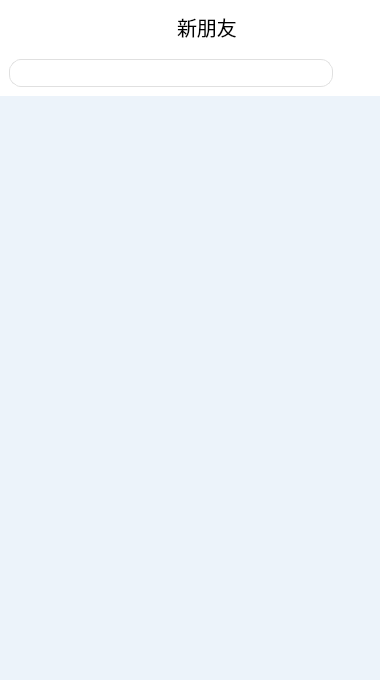
<?xml version="1.0" encoding="UTF-8"?>
<ui version="4.0">
 <class>Widget</class>
 <widget class="QWidget" name="Widget">
  <property name="geometry">
   <rect>
    <x>0</x>
    <y>0</y>
    <width>380</width>
    <height>680</height>
   </rect>
  </property>
  <property name="windowTitle">
   <string>Widget</string>
  </property>
  <property name="styleSheet">
   <string notr="true"/>
  </property>
  <layout class="QGridLayout" name="gridLayout">
   <property name="leftMargin">
    <number>0</number>
   </property>
   <property name="topMargin">
    <number>0</number>
   </property>
   <property name="rightMargin">
    <number>0</number>
   </property>
   <property name="bottomMargin">
    <number>0</number>
   </property>
   <property name="verticalSpacing">
    <number>4</number>
   </property>
   <item row="0" column="0">
    <widget class="QWidget" name="widget" native="true">
     <property name="sizePolicy">
      <sizepolicy hsizetype="MinimumExpanding" vsizetype="MinimumExpanding">
       <horstretch>0</horstretch>
       <verstretch>0</verstretch>
      </sizepolicy>
     </property>
     <property name="styleSheet">
      <string notr="true">background-color: #ECF3FA;</string>
     </property>
     <layout class="QGridLayout" name="gridLayout_2">
      <property name="leftMargin">
       <number>0</number>
      </property>
      <property name="topMargin">
       <number>0</number>
      </property>
      <property name="rightMargin">
       <number>0</number>
      </property>
      <property name="bottomMargin">
       <number>0</number>
      </property>
      <property name="spacing">
       <number>0</number>
      </property>
      <item row="1" column="0">
       <widget class="QWidget" name="AzurChat" native="true">
        <property name="maximumSize">
         <size>
          <width>16777215</width>
          <height>50</height>
         </size>
        </property>
        <property name="font">
         <font>
          <family>PingFang SC</family>
          <italic>false</italic>
          <bold>true</bold>
          <stylestrategy>PreferDefault</stylestrategy>
         </font>
        </property>
        <property name="autoFillBackground">
         <bool>false</bool>
        </property>
        <property name="styleSheet">
         <string notr="true">background-color: #FFFFFF;</string>
        </property>
        <layout class="QGridLayout" name="gridLayout_3">
         <property name="topMargin">
          <number>12</number>
         </property>
         <item row="0" column="3">
          <spacer name="horizontalSpacer_2">
           <property name="orientation">
            <enum>Qt::Orientation::Horizontal</enum>
           </property>
           <property name="sizeHint" stdset="0">
            <size>
             <width>40</width>
             <height>20</height>
            </size>
           </property>
          </spacer>
         </item>
         <item row="0" column="2">
          <widget class="QLabel" name="label">
           <property name="font">
            <font>
             <family>Microsoft YaHei</family>
             <pointsize>15</pointsize>
             <italic>false</italic>
             <bold>false</bold>
             <stylestrategy>PreferDefault</stylestrategy>
            </font>
           </property>
           <property name="text">
            <string>新朋友</string>
           </property>
          </widget>
         </item>
         <item row="0" column="1">
          <spacer name="horizontalSpacer">
           <property name="orientation">
            <enum>Qt::Orientation::Horizontal</enum>
           </property>
           <property name="sizeHint" stdset="0">
            <size>
             <width>20</width>
             <height>20</height>
            </size>
           </property>
          </spacer>
         </item>
         <item row="0" column="0">
          <widget class="QToolButton" name="quit_button">
           <property name="styleSheet">
            <string notr="true">
        QToolButton {
            border: none;
            padding: 2px;
        }

        QToolButton:hover {
            background-color: #e6e6e6;
            border-radius: 4px;
        }

        QToolButton:pressed {
            background-color: #d0d0d0;
        }

        /* 关键：干掉下拉箭头 */
        QToolButton::menu-indicator {
            image: none;
        }
        </string>
           </property>
           <property name="text">
            <string/>
           </property>
           <property name="icon">
            <iconset resource="pic.qrc">
             <normaloff>:/new/prefix1/go.png</normaloff>:/new/prefix1/go.png</iconset>
           </property>
           <property name="iconSize">
            <size>
             <width>20</width>
             <height>20</height>
            </size>
           </property>
          </widget>
         </item>
        </layout>
       </widget>
      </item>
      <item row="3" column="0">
       <widget class="QWidget" name="widget_fr" native="true">
        <property name="sizePolicy">
         <sizepolicy hsizetype="Expanding" vsizetype="Expanding">
          <horstretch>0</horstretch>
          <verstretch>15</verstretch>
         </sizepolicy>
        </property>
        <property name="font">
         <font>
          <family>PingFang SC</family>
         </font>
        </property>
        <property name="styleSheet">
         <string notr="true"/>
        </property>
        <layout class="QGridLayout" name="gridLayout_4">
         <property name="leftMargin">
          <number>0</number>
         </property>
         <property name="topMargin">
          <number>0</number>
         </property>
         <property name="rightMargin">
          <number>0</number>
         </property>
         <property name="bottomMargin">
          <number>0</number>
         </property>
         <property name="spacing">
          <number>0</number>
         </property>
         <item row="0" column="0">
          <widget class="QWidget" name="friend_widget" native="true"/>
         </item>
        </layout>
       </widget>
      </item>
      <item row="2" column="0">
       <widget class="QWidget" name="widget_2" native="true">
        <property name="sizePolicy">
         <sizepolicy hsizetype="Preferred" vsizetype="Preferred">
          <horstretch>0</horstretch>
          <verstretch>1</verstretch>
         </sizepolicy>
        </property>
        <property name="styleSheet">
         <string notr="true">background-color: #FFFFFF;</string>
        </property>
        <layout class="QGridLayout" name="gridLayout_5">
         <item row="0" column="0">
          <widget class="QLineEdit" name="search">
           <property name="styleSheet">
            <string notr="true">    background-color: white;
    border-radius: 12px;
    padding: 5px;
border: 1px solid #E0E0E0;</string>
           </property>
          </widget>
         </item>
         <item row="0" column="1">
          <widget class="QPushButton" name="searchButton">
           <property name="styleSheet">
            <string notr="true">border: 0px;</string>
           </property>
           <property name="text">
            <string/>
           </property>
           <property name="icon">
            <iconset resource="pic.qrc">
             <normaloff>:/icon/search.svg</normaloff>:/icon/search.svg</iconset>
           </property>
          </widget>
         </item>
        </layout>
       </widget>
      </item>
     </layout>
    </widget>
   </item>
  </layout>
 </widget>
 <resources>
  <include location="pic.qrc"/>
 </resources>
 <connections/>
</ui>
